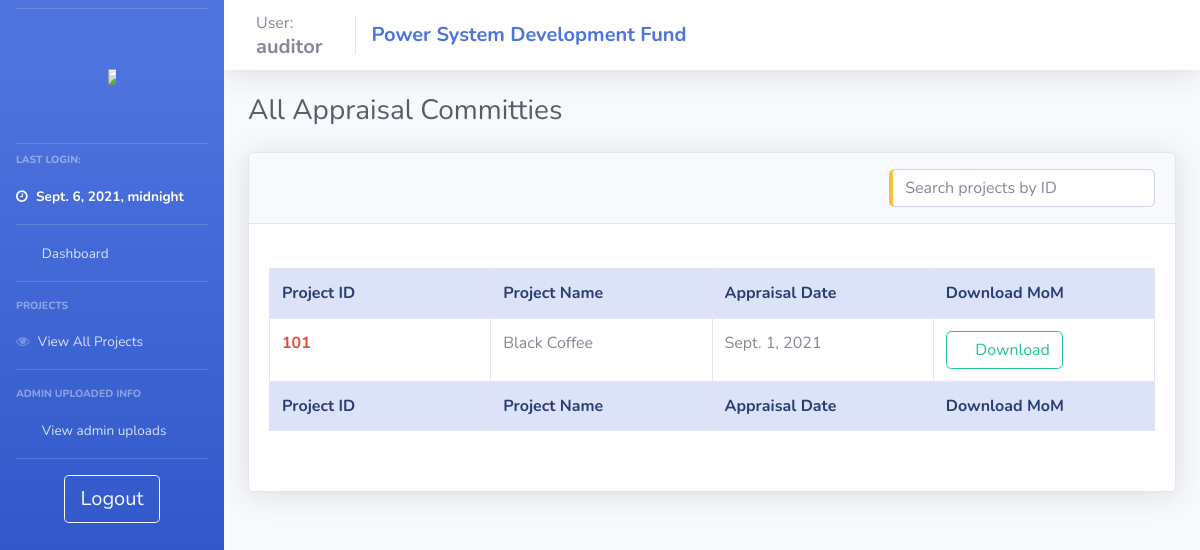
Page /auditor_view_apprs/ (signed in) on the committed database.
### psdf_main/models.py (models this page shows)
class users(models.Model):
    username = models.CharField(max_length=200, null = False, unique = True)
    password = models.CharField(max_length=200, null = True)
    nodal = models.CharField(max_length=200, null = True)
    region = models.CharField(max_length=20, null = True)
    email = models.TextField(max_length=50, null=True)
    utilname = models.CharField(max_length=400, null = True)
    contact = models.CharField(max_length=10, null = True)
    address = models.CharField(max_length=500, null = True)
    reqdate = models.DateField(auto_now_add=True,null = True)
    aprdate = models.DateField( null = True)
    lastlogin = models.DateTimeField(null = True)
    admin = models.BooleanField(default=False)
    auditor = models.BooleanField(default=False)
    active = models.BooleanField(default=False)
    activate = models.BooleanField(default=False)
    notification = models.TextField(null=True)
    tpd = models.TextField(null=True)

class Appraisal_admin(models.Model):
    project = models.ForeignKey(projects, null = True, on_delete= models.SET_NULL)
    userid = models.ForeignKey(users, null = True, on_delete= models.SET_NULL)
    apprpath = models.TextField(null=True)
    apprdate = models.DateField(null = True)

class projects(models.Model):
    userid = models.ForeignKey(users, null = True, on_delete = models.SET_NULL)
    name = models.CharField(max_length=200, null = False)
    newid = models.IntegerField(null = True, unique=True)
    dprsubdate = models.DateField(null = True)
    amt_asked = models.FloatField(null = False)
    amt_approved = models.FloatField(null = True)
    amt_released = models.FloatField(null = True)
    schedule = models.IntegerField(null = True)
    fundcategory = models.CharField(max_length=20, null = True)
    projectpath = models.TextField(null = True)
    quantumOfFunding = models.FloatField(null = True)
    status = models.CharField(max_length=1, null = True, default = '1')
    submitted_boq  = models.TextField(null=True)
    approved = models.BooleanField(default = False)
    deny = models.BooleanField(default = False)
    remark = models.TextField(null = True)
    denydate = models.DateField(null = True)
    approvedate = models.DateField(null = True)
    tesg_list = models.TextField(null=True)
    dpraprdate = models.DateField(null = True, auto_now_add=True)
    tesgaprdate = models.DateField(null = True)
    appraprdate = models.DateField(null = True)
    moniaprdate = models.DateField(null = True)
    workflow = models.TextField(null=True)
    doc_path = models.TextField(null=True)
    doc_sign_date = models.DateField(null=True)

### psdf_main/auditor_control.py (the view)
# urls.py: path('auditor_view_apprs/', views.auditor_view_apprs, name="auditor_view_apprs"),
def auditor_view_apprs(request):
    if auditoronline(request):
        context = full_auditor_context(request)
        context['apprs'] = Appraisal_admin.objects.all()
        context['adt'] = '1'
        return render(request, 'psdf_main/_auditor_view_apprs.html', context)
    else:
        return oops(request)

### psdf_main/helpers.py (called while the page is built)
def auditoronline(request):
    if (request.session.has_key('auditor')):
        return True
    else:
        return False

def full_auditor_context(request):
    if auditoronline(request):
        context = {'user':userDetails('auditor')}
        context['pending_projects'] = temp_projects.objects.all()
        context['all_projs'] = projects.objects.all()
        context['tesgs'] = TESG_admin.objects.all()
        context['apprs'] = Appraisal_admin.objects.all()
        context['monis'] = Monitoring_admin.objects.all()
        return context
    else:
        return {}

### psdf_main/templates/psdf_main/_auditor_view_apprs.html (shortened to what this page needs)
{% extends 'psdf_main/includes/auditor_layout.html'%} {% load static %} {% block body %}
<div class="d-sm-flex align-items-center justify-content-between mb-4">
    <h1 class="h3 mb-0 text-gray-800">All Appraisal Committies</h1>
</div>
<div class="row">
    <div class="col-lg-12">
        <div class="card shadow mb-4">
            <div class="card-header py-3">
                <h6 class="m-0 font-weight-bold text-primary">
                    <input type="text" id="temp_proj_search" class="form-control input-text pull-right border-left-warning" onkeyup="get_temp_proj('temp_proj_search','dataTable')" placeholder="Search projects by ID" title="Search" style="margin:auto; width: 30%;">
                </h6>
            </div>
            <div class="card-body">
                <br>
                <div class="table-responsive">
                    <table class="table table-bordered" id="dataTable" width="100%" cellspacing="0" style="table-layout: fixed;
                    width: 100%;">
                        <thead class="alert-primary">
                            <tr>
                                <th>Project ID</th>
                                <th>Project Name</th>
                                <th>Appraisal Date</th>
                                <th>Download MoM</th>
                            </tr>
                        </thead>
                        <tfoot class="alert-primary">
                            <tr>
                                <th>Project ID</th>
                                <th>Project Name</th>
                                <th>Appraisal Date</th>
                                <th>Download MoM</th>
                            </tr>
                        </tfoot>
                        <tbody>
                            {% if not apprs %}
                            <tr>
                                <td>Not Available</td>
                                <td>Not Available</td>
                                <td>Not Available</td>
                                <td>Not Available</td>
                            </tr>
                            {% else %} {% for appr in apprs %}
                            <tr>
                                <td class="font-weight-bold text-danger">{{appr.project.newid}}</td>
                                <td>{{appr.project.name}}</td>
                                <td>{{appr.apprdate}}</td>
                                <td><a class="btn btn-outline-success" href="/download_appr_mom/{{appr.id}}"><i class="fas fa-download"></i> Download </a></td>
                            </tr>
                            {% endfor %} {% endif %}
                        </tbody>
                    </table><br>
                </div>
            </div>
        </div>
    </div>
</div>
{% endblock %}

### psdf_main/templates/psdf_main/includes/auditor_layout.html (shortened to what this page needs)
{% load static %}
<!DOCTYPE html>
<html>
<head>
    <link rel="stylesheet" href="{% static '/css/base.css' %}" type="text/css">
    <link href="{% static 'css/sb-admin-2.min.css' %}" rel="stylesheet" type="text/css">
    <link href="{% static 'vendor1/fontawesome-free/css/all.css' %}" rel="stylesheet" type="text/css">
    <link rel="stylesheet" href="https://cdnjs.cloudflare.com/ajax/libs/font-awesome/4.7.0/css/font-awesome.min.css">
</head>
<body id="page-top">
    <div id="wrapper">
        {% include 'psdf_main/includes/_auditor_navbar.html'%}
        <div id="content-wrapper" class="d-flex flex-column">
            <nav class="navbar navbar-expand navbar-light bg-white topbar mb-4 static-top shadow">
                <div class="sidebar-brand-text mx-3">User:
                    <h5 class="m-0 font-weight-bold">{{user.username}}</h5>
                </div>
                <div class="navbar-brand">
                    <h5 class="m-0 font-weight-bold text-primary">Power System Development Fund</h5>
                </div>
            </nav>
            <div id="content">
                <div class="container-fluid">
                    {% block body %} {% endblock %}
                </div>
            </div>
        </div>
    </div>
</body>
</html>

### psdf_main/templates/psdf_main/includes/_auditor_navbar.html (shortened to what this page needs)
{% load static %}
<ul class="navbar-nav bg-gradient-primary sidebar sidebar-dark accordion" id="accordionSidebar">
    <hr class="sidebar-divider my-2"><br>
    <a class="sidebar-brand d-flex align-items-center justify-content-center" href="{% url '' %}">
        <div class="">
            <img src="{% static 'images/posocologo.png' %}" style="max-width:50%; max-height:50%;">
        </div>
    </a>
    <br>
    <hr class="sidebar-divider my-2">
    <div class="sidebar-heading">
        Last Login:
    </div>
    <li class="nav-item active">
        <a class="nav-link" href="/">
            <i class="fa fa-clock-o"></i>
            <span>{{user.lastlogin}}</span></a>
    </li>
    <hr class="sidebar-divider my-0">
    <li class="nav-item">
        <a class="nav-link" href="/">
            <i class="fas fa-fw fa-tachometer-alt"></i>
            <span>Dashboard</span></a>
    </li>
    <hr class="sidebar-divider d-none d-md-block">
    <div class="sidebar-heading">
        Projects
    </div>
    <li class="nav-item">
        <a class="nav-link" href="{% url 'auditor_view_projects' %}">
            <i class="fa fa-eye"></i>
            <span>View All Projects</span></a>
    </li>
    <hr class="sidebar-divider d-none d-md-block">
    <div class="sidebar-heading">
        Admin uploaded info
    </div>
    <li class="nav-item">
        <a class="nav-link collapsed" href="#" data-toggle="collapse" data-target="#collapsePages" aria-expanded="true" aria-controls="collapsePages">
            <i class="fas fa-fw fa-folder"></i>
            <span>View admin uploads</span>
        </a>
    </li>
    <hr class="sidebar-divider d-none d-md-block">
    <div class="text-center d-none d-md-inline">
        <a class="btn btn-lg btn-outline-light btn-wrap-text" href="{% url 'logout' %}"> Logout</a>
    </div>
</ul>

### static/css/base.css (style rules this page uses)
nav .navbar-nav .nav-link, nav .navbar-brand { color: #000; }
.table-responsive { max-height: 80%; }
.btn-wrap-text { overflow: hidden; white-space: nowrap; display: inline-block; text-overflow: ellipsis; }

### rows in the picture
users: lastlogin "Sept. 6, 2021, midnight", username "auditor"
Appraisal_admin: project.newid "101", project.name "Black Coffee", apprdate "Sept. 1, 2021"
